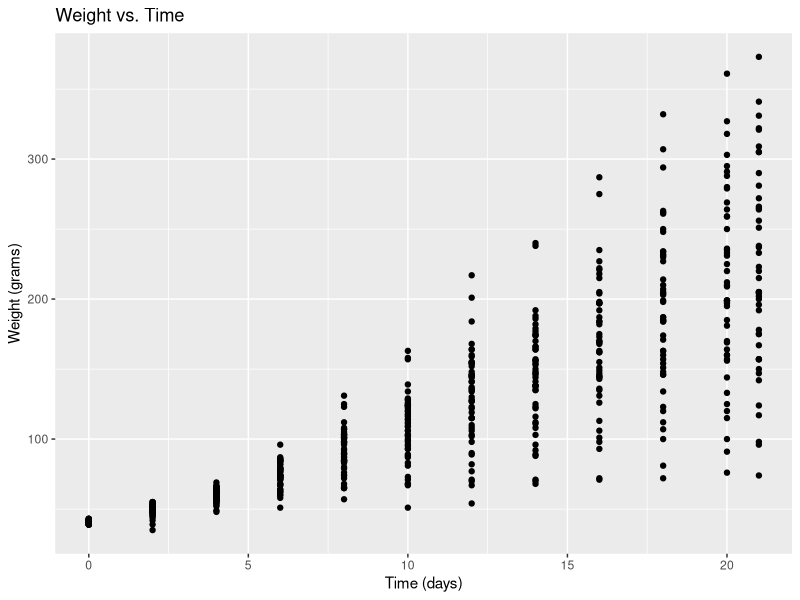
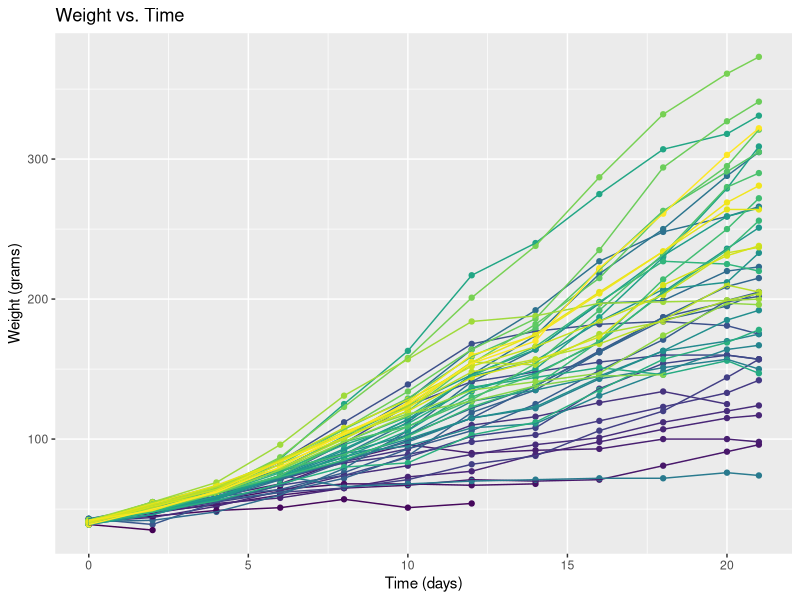
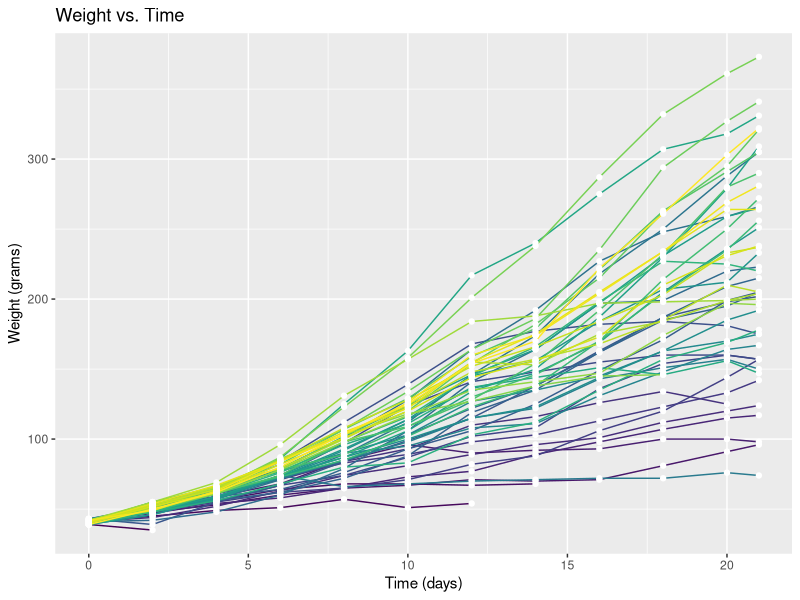
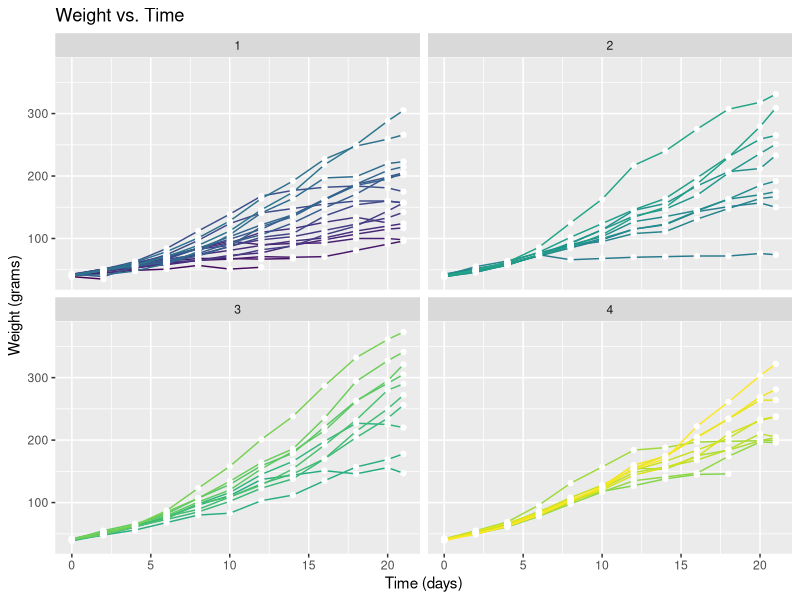
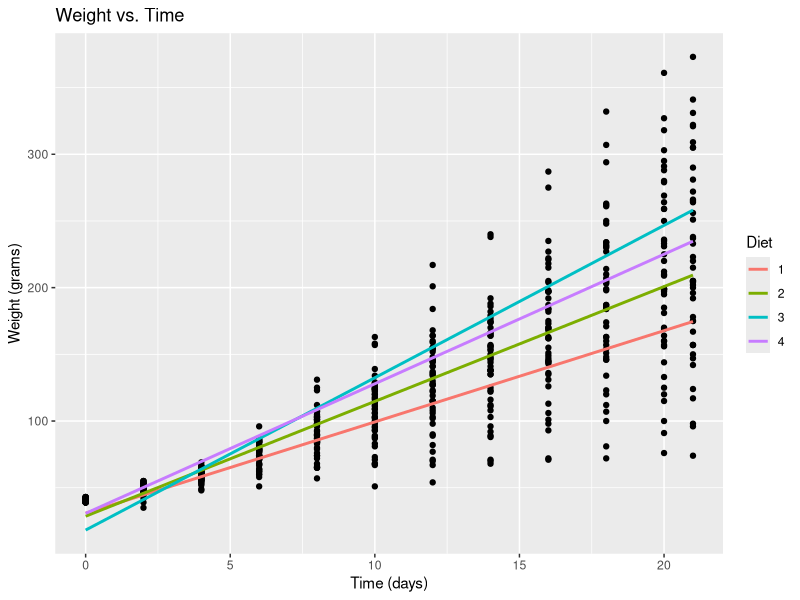
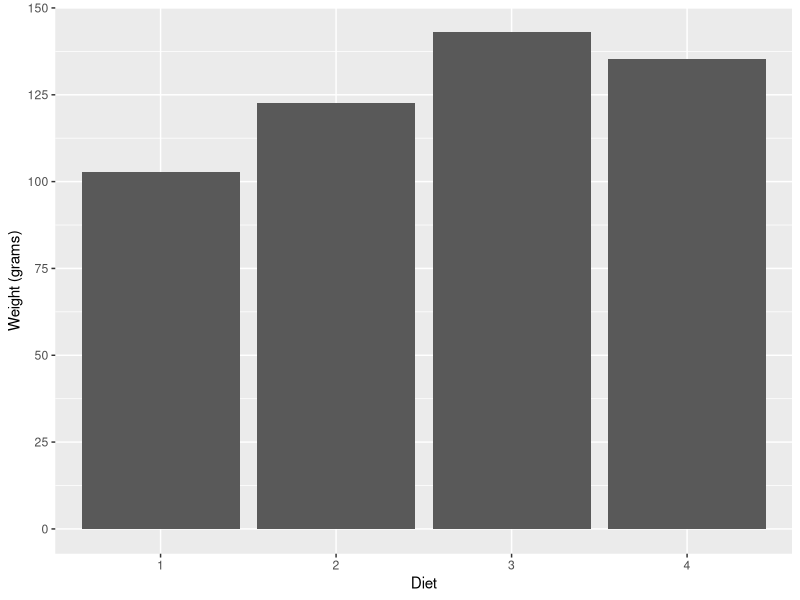
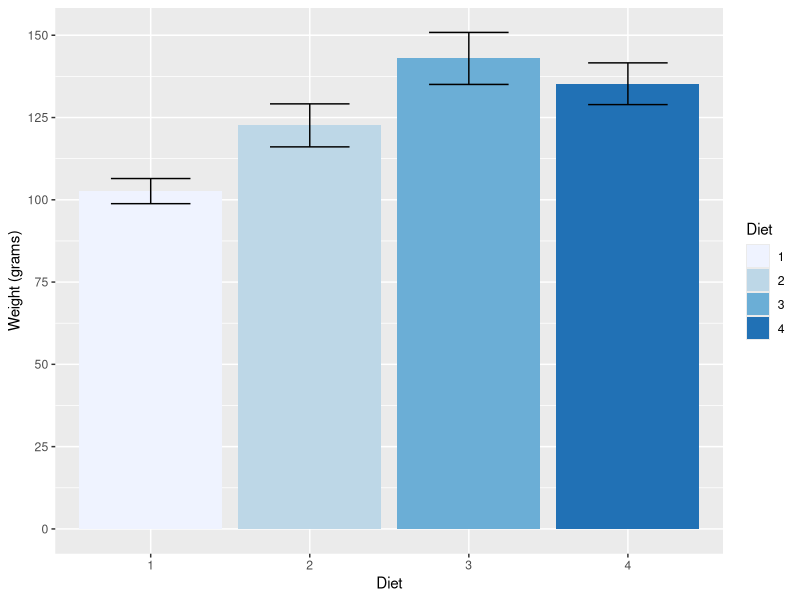
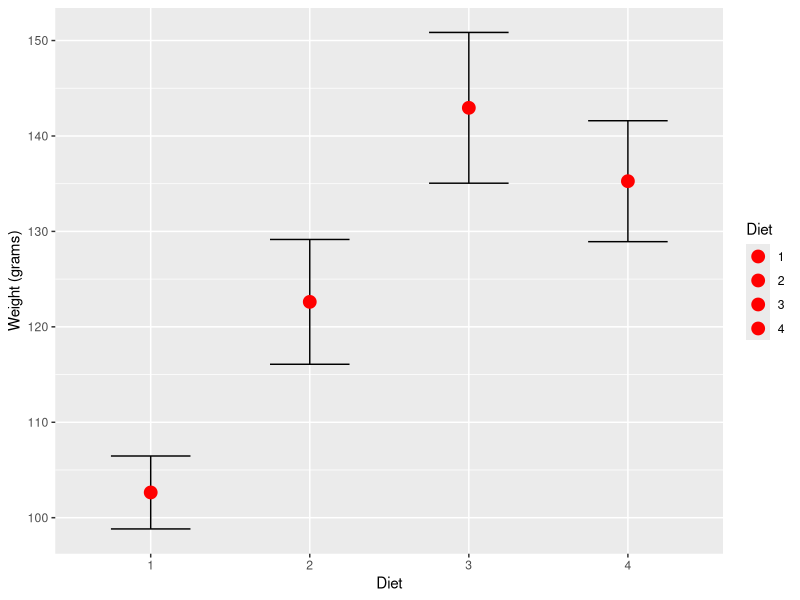

The R script that drew these images, in order:
## ---- chunk 1
#DO NOT EDIT THIS CHUNK OR ANYTHING ABOVE IT!
knitr::opts_chunk$set(echo = TRUE, eval = TRUE, fig.align = "center", warning = F, message = F, tidy=T, tidy.opts=list(width.cutoff=50))
## ---- chunk 2
ChickWeight <- as.data.frame(ChickWeight)
head(ChickWeight,10)
## ---- chunk 3
length(ChickWeight$Chick[ChickWeight$Time == '0'])
length(ChickWeight$Time[ChickWeight$Chick == '1'])
table(ChickWeight$Diet[ChickWeight$Time == '0'])
## ---- chunk 4
library(ggplot2)
ggplot(data = ChickWeight, aes(x = Time, y = weight))+ 
geom_point()+ ggtitle('Weight vs. Time') + ylab('Weight (grams)') + xlab('Time (days)')
## ---- chunk 5
ggplot(data = ChickWeight, aes(x = Time, y = weight, color = Chick))+ 
geom_point()+ ggtitle('Weight vs. Time') + ylab('Weight (grams)') + xlab('Time (days)') + 
  geom_line(aes(group = Chick)) + theme(legend.position = 'none')
## ---- chunk 6
ggplot(data = ChickWeight, aes(x = Time, y = weight)) + 
  ggtitle('Weight vs. Time') + ylab('Weight (grams)') + xlab('Time (days)') + 
  geom_line(aes(group = Chick, color = Chick)) + theme(legend.position = 'none') + 
  geom_point(color = 'white')
## ---- chunk 7
ggplot(data = ChickWeight, aes(x = Time, y = weight)) + 
  ggtitle('Weight vs. Time') + ylab('Weight (grams)') + xlab('Time (days)') + 
  geom_line(aes(group = Chick, color = Chick)) + theme(legend.position = 'none') + 
  geom_point(color = 'white') + facet_wrap(~Diet)
## ---- chunk 8
ggplot(data = ChickWeight, aes(x = Time, y = weight))+ 
geom_point()+ ggtitle('Weight vs. Time') + ylab('Weight (grams)') + xlab('Time (days)') +
  geom_smooth(method = "lm", se = F, aes(color = Diet))
## ---- chunk 9
ggplot(ChickWeight, aes(x = Diet))+
  geom_bar(aes(y = weight), stat="summary", fun=mean) + ylab('Weight (grams)') +
  scale_y_continuous(breaks = seq(0, 150, by = 25))
## ---- chunk 10
ggplot(ChickWeight, aes(x = Diet, y = weight, fill = Diet))+
  geom_bar(stat="summary", fun=mean) + ylab('Weight (grams)') +
  scale_y_continuous(breaks = seq(0, 150, by = 25)) + geom_errorbar(stat="summary", width = 0.5) + 
  scale_fill_brewer()
## ---- chunk 11
ggplot(ChickWeight, aes(x = Diet, y = weight, fill = Diet)) + 
  ylab('Weight (grams)') + geom_errorbar(stat="summary", width = 0.5) + 
  scale_fill_brewer() + geom_point(stat="summary", fun=mean, size = 4, color = 'red')
## ---- chunk 12
ggplot(data = ChickWeight, aes(x = Time, y = weight)) + geom_point(aes(color = Diet)) + 
  ggtitle('Weight vs. Time') + ylab('Weight (grams)') + xlab('Time (days)') +
  geom_point(stat = 'summary', fun = mean, aes(shape = Diet, color = Diet), size = 4) +
  geom_point(stat = 'summary', fun = mean, color = 'black', size = 3)
## ---- chunk 13
## DO NOT DELETE OR MODIFY THIS CHUNK: IT MUST BE PRESENT TO RECEIVE CREDIT FOR THE ASSIGNMENT
sessionInfo(); Sys.time(); Sys.info()
